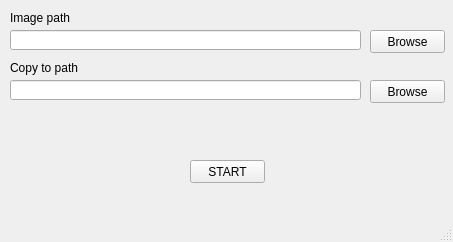
<?xml version="1.0" encoding="UTF-8"?>
<ui version="4.0">
 <class>MainWindow</class>
 <widget class="QMainWindow" name="MainWindow">
  <property name="geometry">
   <rect>
    <x>0</x>
    <y>0</y>
    <width>453</width>
    <height>242</height>
   </rect>
  </property>
  <property name="windowTitle">
   <string>MainWindow</string>
  </property>
  <widget class="QWidget" name="centralwidget">
   <widget class="QLabel" name="label">
    <property name="geometry">
     <rect>
      <x>10</x>
      <y>10</y>
      <width>61</width>
      <height>16</height>
     </rect>
    </property>
    <property name="text">
     <string>Image path</string>
    </property>
   </widget>
   <widget class="QLabel" name="label_2">
    <property name="geometry">
     <rect>
      <x>10</x>
      <y>60</y>
      <width>71</width>
      <height>16</height>
     </rect>
    </property>
    <property name="text">
     <string>Copy to path</string>
    </property>
   </widget>
   <widget class="QLineEdit" name="image_directory_2">
    <property name="geometry">
     <rect>
      <x>10</x>
      <y>30</y>
      <width>351</width>
      <height>20</height>
     </rect>
    </property>
   </widget>
   <widget class="QLineEdit" name="destination_directory_2">
    <property name="geometry">
     <rect>
      <x>10</x>
      <y>80</y>
      <width>351</width>
      <height>20</height>
     </rect>
    </property>
   </widget>
   <widget class="QPushButton" name="start">
    <property name="geometry">
     <rect>
      <x>190</x>
      <y>160</y>
      <width>75</width>
      <height>23</height>
     </rect>
    </property>
    <property name="layoutDirection">
     <enum>Qt::LeftToRight</enum>
    </property>
    <property name="text">
     <string>START</string>
    </property>
   </widget>
   <widget class="QPushButton" name="browse1">
    <property name="geometry">
     <rect>
      <x>370</x>
      <y>30</y>
      <width>75</width>
      <height>23</height>
     </rect>
    </property>
    <property name="text">
     <string>Browse</string>
    </property>
   </widget>
   <widget class="QPushButton" name="browse2">
    <property name="geometry">
     <rect>
      <x>370</x>
      <y>80</y>
      <width>75</width>
      <height>23</height>
     </rect>
    </property>
    <property name="text">
     <string>Browse</string>
    </property>
   </widget>
  </widget>
  <widget class="QMenuBar" name="menubar">
   <property name="geometry">
    <rect>
     <x>0</x>
     <y>0</y>
     <width>453</width>
     <height>21</height>
    </rect>
   </property>
  </widget>
  <widget class="QStatusBar" name="statusbar"/>
 </widget>
 <resources/>
 <connections/>
</ui>
